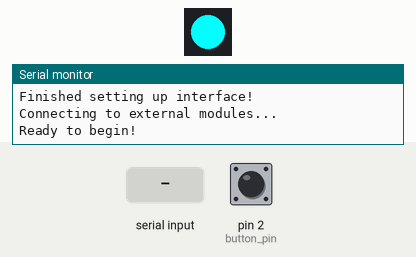
Recording of a sketch running on a simulated Arduino Mega 2560, built with avr-gcc and run on an emulated ATmega2560. On the bench: 1 RGB LEDs in strip order, left to right, the last lines printed to the serial monitor. The inputs (shaded band) are chosen by the test bench; at power-on: pin 2 (button_pin) HIGH. Dim RGB values are drawn brighter than linear; random numbers use the default seed unless the sketch sets one; no radio packets arrive unless stated.

Above: at 4.3 s.
4.4 s: "R" received over the second serial link
At 7.3 s:
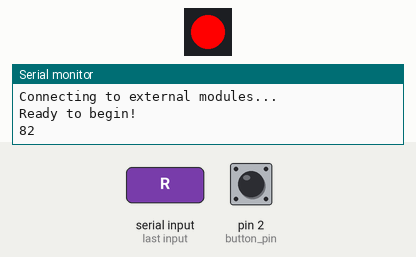
7.4 s: pin 2 (button_pin) pulled LOW for 3.2 s
At 10.02 s:
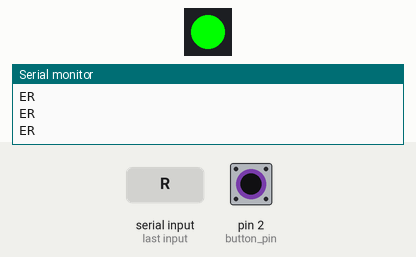
12.1 s: pin 2 (button_pin) pulled LOW for 0.15 s
At 12.81 s:
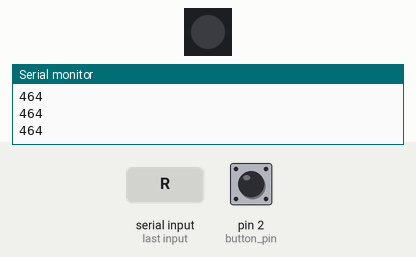
15.1 s: "L" received over the second serial link
At 15.57 s:
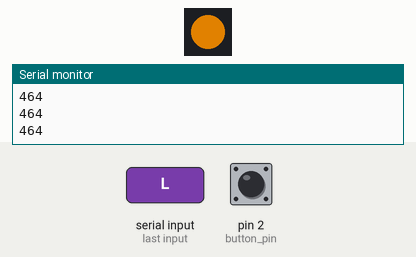
18.1 s: "1" received over the second serial link
At 19.48 s:
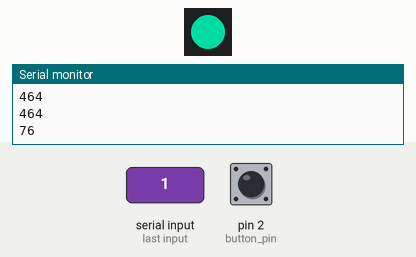
Timing chart, 0 to 22.1 s (numbered marks = the images above; inputs shaded):
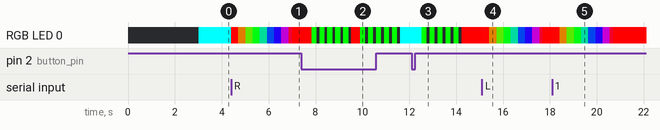

Measured:
- after the input at 4.4 s, RGB LED 0: RGB(0, 255, 255) → RGB(255, 0, 0) at once, → RGB(165, 90, 0) 0.31 s later, → RGB(75, 180, 0) 0.31 s later, → RGB(0, 240, 15) 0.31 s later, … (10 changes in this stretch)
- after the input at 7.4 s, RGB LED 0: RGB(255, 0, 0) → RGB(0, 255, 0) after 0.43 s, → off 0.22 s later, → RGB(0, 255, 0) 0.12 s later, → off 0.22 s later, … (22 changes in this stretch)
- after the input at 12.1 s, RGB LED 0: RGB(0, 255, 255) → RGB(0, 255, 0) after 0.43 s, then repeats every 0.34 s: off 0.12 s, RGB(0, 255, 0) 0.22 s, until it stays RGB(255, 0, 0) from 14.2 s
- after the input at 15.1 s, RGB LED 0: RGB(255, 0, 0) → RGB(252, 3, 0) at once, → RGB(162, 93, 0) 0.31 s later, → RGB(72, 183, 0) 0.31 s later, → RGB(0, 237, 18) 0.31 s later, … (10 changes in this stretch)
- after the input at 18.1 s, RGB LED 0: RGB(255, 0, 0) → RGB(252, 3, 0) at once, → RGB(162, 93, 0) 0.31 s later, → RGB(72, 183, 0) 0.31 s later, → RGB(0, 237, 18) 0.31 s later, … (10 changes in this stretch)

The sketch:

Ski_UI_Main_Control.ino
```cpp
/*

███████╗██╗  ██╗██╗    ██╗    ██╗██╗  ██╗██╗███████╗██████╗ ███████╗██████╗ ███████╗
██╔════╝██║ ██╔╝██║    ██║    ██║██║  ██║██║██╔════╝██╔══██╗██╔════╝██╔══██╗██╔════╝
███████╗█████╔╝ ██║    ██║ █╗ ██║███████║██║███████╗██████╔╝█████╗  ██████╔╝███████╗
╚════██║██╔═██╗ ██║    ██║███╗██║██╔══██║██║╚════██║██╔═══╝ ██╔══╝  ██╔══██╗╚════██║
███████║██║  ██╗██║    ╚███╔███╔╝██║  ██║██║███████║██║     ███████╗██║  ██║███████║
╚══════╝╚═╝  ╚═╝╚═╝     ╚══╝╚══╝ ╚═╝  ╚═╝╚═╝╚══════╝╚═╝     ╚══════╝╚═╝  ╚═╝╚══════╝

  Main code for Ski UI. The UI is responsible for controlling both ski modules.
  It receives voice commands through voice shield, activates the visual fiber optic display
  and send commands to modules via RF.

  File name and flags are set by the main UI.

  Andres Rico - MIT Media Lab City Science Group - 2019

*/

#include <SPI.h>
#include <SD.h>
//#include <nRF24L01.h>
#include <RF24.h>
#include <Adafruit_NeoPixel.h>
#ifdef __AVR__
  #include <avr/power.h>
#endif

#define PIN 6 //8 Teensy

int pixel_num = 1;

RF24 radio(9, 10); // CE, CSN (9,5) Teensy

Adafruit_NeoPixel strip = Adafruit_NeoPixel(pixel_num, PIN, NEO_GRB + NEO_KHZ800);

const byte addresses [][6] = {"10911", "10917"}; // MSN, MSG

int button_pin = 2; //2 - 5
boolean button_state = 0;
bool stuck = false;
unsigned long start_time, block_time;
bool collecting = false;

byte audio = 0;
int voice_state = 0;


void setup() {

  Serial.begin(115200);
  Serial1.begin(9600); //Serial for voice interface.

  Serial.println("Setting up voice interface");
  delay(2000);
  Serial1.write(0xAA);
  Serial1.write(0x37);
  delay(1000);
  Serial1.write(0xAA);
  Serial1.write(0x21);
  Serial.println("Finished setting up interface!");

  pinMode(button_pin, INPUT_PULLUP);

  randomSeed(analogRead(A0));

  radio.begin();
  radio.openWritingPipe(addresses[1]);
  radio.openReadingPipe(1, addresses[0]);
  radio.setPALevel(RF24_PA_MIN);
  radio.startListening();

  strip.begin();
  strip.show();

  Serial.println("Connecting to external modules...");
  //start_radio();
  /*all_lights_on(255,0,0);
  delay(1000);
  all_lights_on(0,255,0);
  delay(1000);
  all_lights_on(0,0,255);
  delay(1000);
  rainbow(15);
  delay(1000);*/
  all_lights_on(0,255,255);
  delay(100);
  Serial.println("Ready to begin!");

}

void loop() {


  if (Serial1.available()) {
    rainbow(10);
    audio = Serial1.read();
    Serial.println(audio);
  }

  voice_select();
  button_state = digitalRead(button_pin); //This will be changed to voice commands.

  if (voice_state == 4) {
    send_rf_cmd("FM");
    delay(300);

    for (int i = 0; i < 5 ; i++) {
      all_lights_on(0,255,0);
      delay(200);
      all_lights_off();
      delay(100);
    }
    all_lights_on(255,0,0);
    voice_state = 0;

  }

  if ((!button_state || voice_state == 2)  && !collecting) {

    collecting = true;

    send_rf_cmd("BR");

    String new_code = new_file_name();
    delay(400);
    //unfailable_send(new_code);
    for (int i = 0; i < 5; i++) {
      send_rf_cmd(new_code);
    }
    //send_rf_cmd(new_code);
    //delay(500);
    for (int i = 0; i < 5 ; i++) {
      all_lights_on(0,255,0);
      delay(200);
      all_lights_off();
      delay(100);
    }
    all_lights_on(255,0,0);
  }

  button_state = digitalRead(button_pin);
  //Serial.println(button_state);

  if ((!button_state || voice_state == 3)  && collecting) {
    collecting = false;

    //all_lights_on(0,255,255);

    //unfailable_send("ER");//End Recording
    for (int i = 0; i < 5; i++) {
      send_rf_cmd("ER");
      delay(10);
    }
    //String new_code = new_file_name();
    delay(300);
    //unfailable_send(new_code);
    //delay(500);
    for (int i = 0; i < 5 ; i++) {
      all_lights_on(0,255,0);
      delay(200);
      all_lights_off();
      delay(100);
    }
    all_lights_on(0,255,255);
  }

}

void start_radio() { //Function listens to find left and right modules.

  bool right_connected = false;
  bool left_connected = false;
  char incoming[3] = "";

  radio.startListening();
  Serial.println(radio.available());

  while(!radio.available()); //Waits until new message is received.

  radio.read(&incoming, sizeof(incoming));
  Serial.println(incoming);

  if (incoming[0] == 'R' && incoming[1] == 'R') {

    right_connected = true;
    Serial.println("Right Radio Is Connected");

  }

  if (incoming[0] == 'L' && incoming[1] == 'R') {

    left_connected = true;
    Serial.println("Left Radio Is Connected");

  }

  while(!radio.available()); //Waits until new message is received.

  radio.read(&incoming, sizeof(incoming));
  Serial.println(incoming);

  if (incoming[0] == 'R' && incoming[1] == 'R') {

    right_connected = true;
    Serial.println("Right Radio Is Connected");

  }

  if (incoming[0] == 'L' && incoming[1] == 'R') {

    left_connected = true;
    Serial.println("Left Radio Is Connected");

  }

  if (right_connected && left_connected) {
    Serial.println("RF connection has been made!");
    //Add LED signal.
  } else {
    Serial.println("Not Connected.");

  }

}

String new_file_name() { //Function creates a new random name to write on module files.

  long random_number = random(100,999);
  String file_code = String(random_number);
  return  file_code;

}

void send_rf_cmd(String message) { //Function sends a command via radio. Takes string as argument and converts to char to send.

  char mess[4] = "000";
  strcpy(mess, message.c_str());
  Serial.println(mess);
  radio.stopListening();
  radio.write(&mess, sizeof(mess));

}


bool confirm_rf(String conf_mess) { //Boolean function to confrim if RF was received by slave module. Takes a wanted string as argument.

  char confirmation[4] = "000";

  strcpy(confirmation, conf_mess.c_str());

  radio.startListening();

  if (radio.available()) {

    char in[4] = "";
    radio.read(&in, sizeof(in));
    //Serial.println(in);

    if (in[0] == confirmation[0] && in[1] == confirmation[1]) {

      //Serial.println("Message has been correctly delivered by Radio");
      return true;
    }

  }
}

bool timed_check(String confirm_string) { //Checks that sent command has been received and adds timeout break.

  start_time = millis();

    while (!confirm_rf(confirm_string) && !stuck) { //Confirms that both modules have received the file name.

      block_time = millis() - start_time;

      if (block_time >= 500) {
        Serial.println("Response Time Exceeded");
        stuck = true;
      }
    }

    if (stuck) {
      Serial.print("Did not receive confirmation from: ");
      Serial.println(confirm_string);
      //////////WILL NEED TO ADD IF STATEMENT FOR INDICATING WHICH MODULE FAILED.
    }
}

void unfailable_send(String cmd) { //Resends message until confirmation from receivers is true.

  do { //Make sure file name is received.

      stuck = false;
      send_rf_cmd(cmd);
      Serial.println("Message has been sent.");
      delay(50);

      timed_check("RR");
      timed_check("LR");

      Serial.println("Message sending process ended.");

      if (stuck) {
        delay(2500);
      }

    } while (stuck);

    stuck = false;
    Serial.println("Never Fails");

}

void all_lights_on(unsigned int r1, unsigned int g1, unsigned int b1) { //Turns lights on with specified rgb values.
  for (int i = 0; i <= pixel_num; i++) {
    strip.setPixelColor(i, r1, g1, b1);
    delay(10);
  }
  strip.show();
}

void all_lights_off() {
  for (int i = 0; i <= pixel_num; i++) {
    strip.setPixelColor(i, 0, 0, 0);
    delay(10);
  }
  strip.show();
}

void voice_select() {
  switch (audio) {
    case 0x11:
      Serial.println("Activating Ski...");
      voice_state = 1;
      all_lights_on(0,0,255);
      Serial.println("Ski has been activated!");
    break;

    case 0x12:
      Serial.println("Beginning Log...");
      voice_state = 2;
      //delay(2000);
      Serial.println("Log has begun!");
    break;

    case 0x13:
      Serial.println("Ending Data Collection...");
      voice_state = 3;
      //delay(2000);
      Serial.println("Data collection has ended!");
    break;

    case 0x14:
      Serial.println("Flagging Moment...");
      voice_state = 4;
      //delay(2000);
      Serial.println("Moment has been flagged!");

    break;

    case 0x15:
      Serial.println("Switching to group 2...");
      voice_state = 5;
      //delay(2000);
      Serial.println("Group 2 is Active!");
    break;

   }
   audio = 0;
}

void rainbow(uint8_t wait) {
  uint16_t i, j;

  for(j=0; j<256; j++) {
    for(i=0; i<strip.numPixels(); i++) {
      strip.setPixelColor(i, Wheel((i+j) & 255));
    }
    strip.show();
    delay(wait);
  }
}

uint32_t Wheel(byte WheelPos) {
  WheelPos = 255 - WheelPos;
  if(WheelPos < 85) {
    return strip.Color(255 - WheelPos * 3, 0, WheelPos * 3);
  }
  if(WheelPos < 170) {
    WheelPos -= 85;
    return strip.Color(0, WheelPos * 3, 255 - WheelPos * 3);
  }
  WheelPos -= 170;
  return strip.Color(WheelPos * 3, 255 - WheelPos * 3, 0);
}

///////////////////////////////////////////////////////////////////////////////////////////
///////////////////////////////////////////////////////////////////////////////////////////
///////////////////////////////////////////////////////////////////////////////////////////
//DEBUGGING FUNCTIONS /////////////////////////////////////////////////////////////////////
///////////////////////////////////////////////////////////////////////////////////////////

void print_radio() { //Fuction used for debugging.

  radio.startListening();

  if (radio.available()) {                      //Looking for the data.{

      char incoming[4] = "";                      //Saving the incoming data
      radio.read(&incoming, sizeof(incoming));    //Reading the data
      Serial.println(incoming);

    }
}
```
